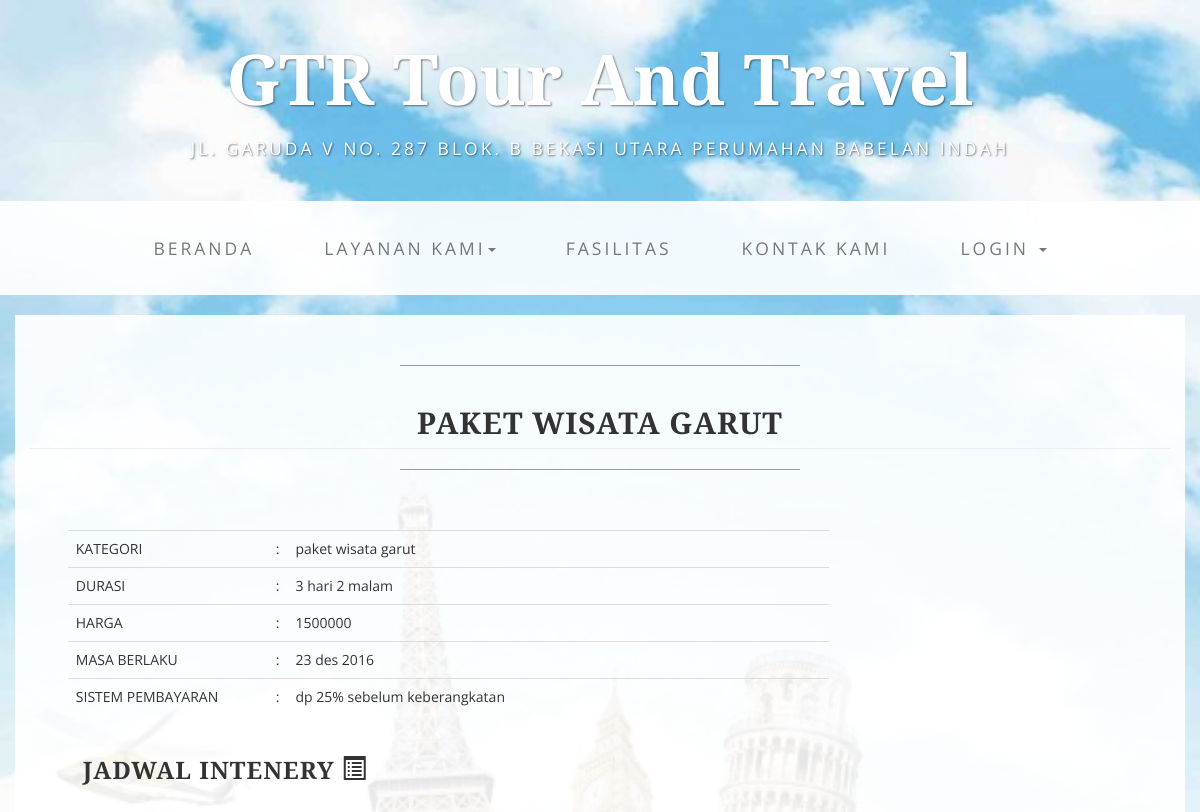
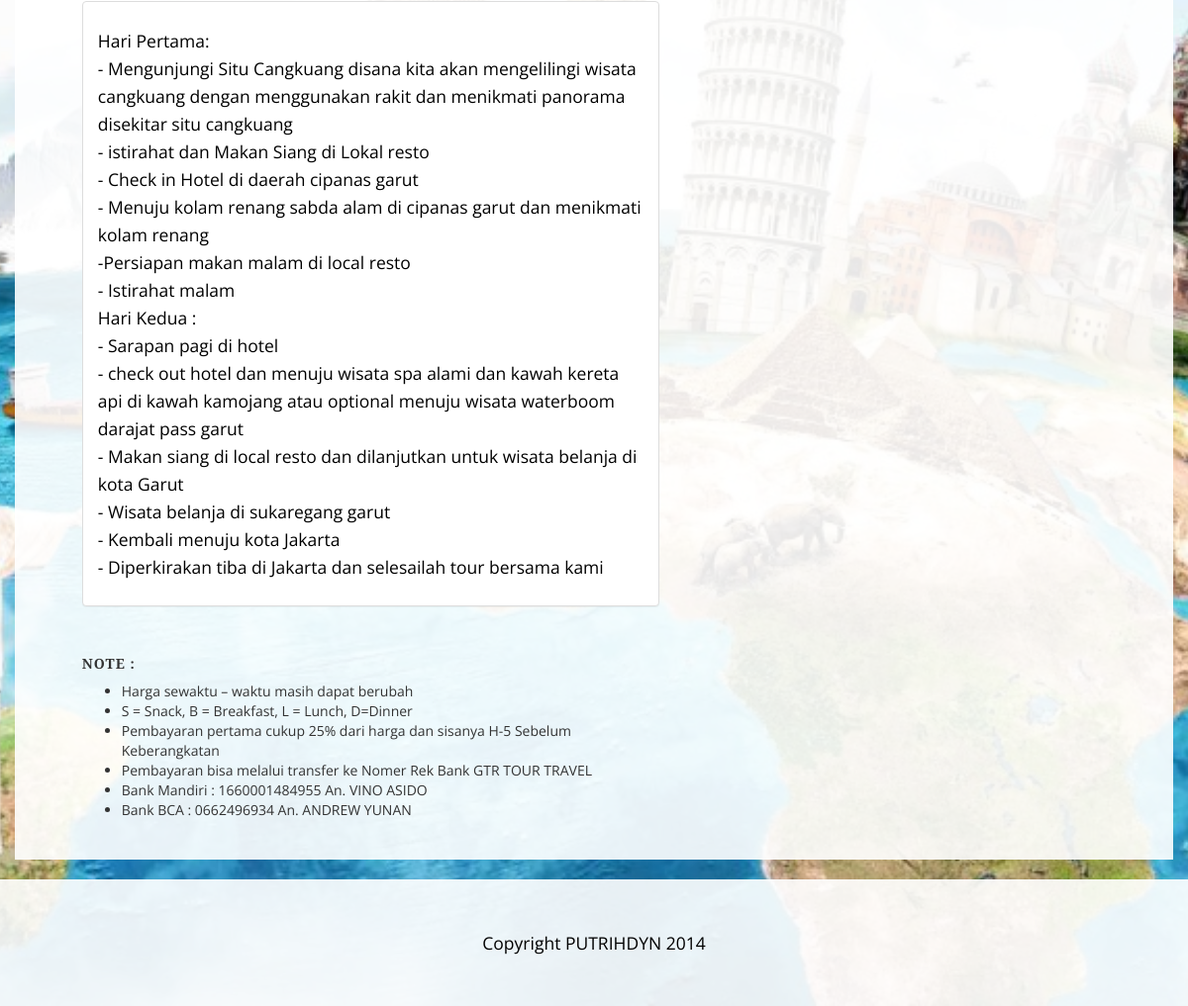
Screenshot of /index.php?pg=paket&&kategori=paket wisata garut with the database file from the repository (2 pictures, top to bottom).
### tables this page shows
CREATE TABLE `paket` (
  `no` int(11) NOT NULL,
  `kategori` varchar(50) NOT NULL,
  `durasi` varchar(25) NOT NULL,
  `harga` int(10) NOT NULL,
  `masa_berlaku` varchar(20) NOT NULL,
  `sistem_pembayaran` varchar(100) NOT NULL,
  `rincian` text NOT NULL,
  `gambar` varchar(40) NOT NULL
);

### paket.detail.php (the view, shortened to what this page needs)
<?php
$getkategori = $_GET['kategori'];
include 'koneksi.php';
	$query = "SELECT * FROM paket WHERE kategori='$getkategori'";
	$sql = mysqli_query($connect,$query);
	$data = mysqli_fetch_array($sql,MYSQLI_BOTH);
?>
<div class="row">
<div class="box">
			<hr>
                <h2 class="page-header"><center><?php echo $data['kategori']; ?></center> </h2>
             <hr>
             <div class="col-lg-10"  style="margin-left:2%;">
              <div class="row">
	<div class="col-md-10">
	<br><br>
		<table class="table table-hover">
			<tr>
				<td width="200px">KATEGORI</td>
				<td width="10px">:</td>
				<td> <?php echo $data['kategori'];?> </td>
			</tr>
			<tr>
				<td width="200px">DURASI</td>
				<td width="10px">:</td>
				<td> <?php echo $data['durasi'];?> </td>
			</tr>
			<tr>
				<td width="200px">HARGA</td>
				<td width="10px">:</td>
				<td> <?php echo $data['harga'];?> </td>
			</tr>
			<tr>
				<td width="200px">MASA BERLAKU</td>
				<td width="10px">:</td>
				<td> <?php echo $data['masa_berlaku'];?> </td>
			</tr>
			<tr>
				<td width="200px">SISTEM PEMBAYARAN</td>
				<td width="10px">:</td>
				<td> <?php echo $data['sistem_pembayaran'];?> </td>
			</tr>
		</table>
	</div>
</div>
            <div class="col-md-8">
                 <h3><b>Jadwal Intenery</b> <i class="glyphicon glyphicon-list-alt"></i></h3>
				<br>
				<div class="panel panel-default">
  <div class="panel-body" ><p> <?php echo $data['rincian'];?></p> </div>
</div>
				<br>
				<h5>Note :</h5>
				  <ul>
                    <li>Harga sewaktu – waktu masih dapat berubah</li>
					<li>S = Snack, B = Breakfast, L = Lunch, D=Dinner</li>
					<li>Pembayaran pertama cukup 25% dari harga dan sisanya H-5 Sebelum Keberangkatan</li>
					<li>Pembayaran bisa melalui transfer ke Nomer Rek Bank GTR TOUR TRAVEL</li>
					<li>Bank Mandiri      :  1660001484955 An. VINO ASIDO</li>
					<li>Bank BCA          : 0662496934 An. ANDREW YUNAN</li>
                </ul>
                </div>
            </div>
</div>
</div>

### css/business-casual.css (style rules this page uses)
body { font-family: "Open Sans","Helvetica Neue",Helvetica,Arial,sans-serif; background: url("../img/background.jpg") no-repeat center center fixed; -webkit-background-size: cover; -moz-background-size: cover; background-size: cover; -o-background-size: cover; }
h1, h2, h3, h4, h5, h6 { text-transform: uppercase; font-family: "Josefin Slab","Helvetica Neue",Helvetica,Arial,sans-serif; font-weight: 700; letter-spacing: 1px; }
p { font-size: 1.25em; line-height: 1.6; color: #000; }
hr { max-width: 400px; border-color: #999999; }
.box { margin-bottom: 20px; padding: 30px 15px; background: #fff; background: rgba(255,255,255,0.9); }
@media screen and (min-width:1200px) { .box:after { content: ''; display: table; clear: both; } }

### rows the page displays
paket: kategori "PAKET WISATA GARUT", kategori "paket wisata garut", durasi "3 hari 2 malam", harga "1500000", masa_berlaku "23 des 2016", sistem_pembayaran "dp 25% sebelum keberangkatan", rincian "Hari Pertama: - Mengunjungi Situ Cangkuang disana kita akan mengelilingi wisata cangkuang dengan menggunakan rakit dan menikmati panorama disekitar situ cangkuang - istirahat dan Makan Siang di Lokal resto - Check in Hotel di daerah cipanas garut - Menuju kolam renang sabda alam di cipanas garut dan menikmati kolam renang -Persiapan makan malam di local resto - Istirahat malam Hari Kedua : - Sarapan pagi di hotel - check out hotel dan menuju wisata spa alami dan kawah kereta api di kawah kamojang atau optional menuju wisata waterboom darajat pass garut - Makan siang di local resto dan dilanjutkan untuk wisata belanja di kota Garut - Wisata belanja di sukaregang garut - Kembali menuju kota…"
